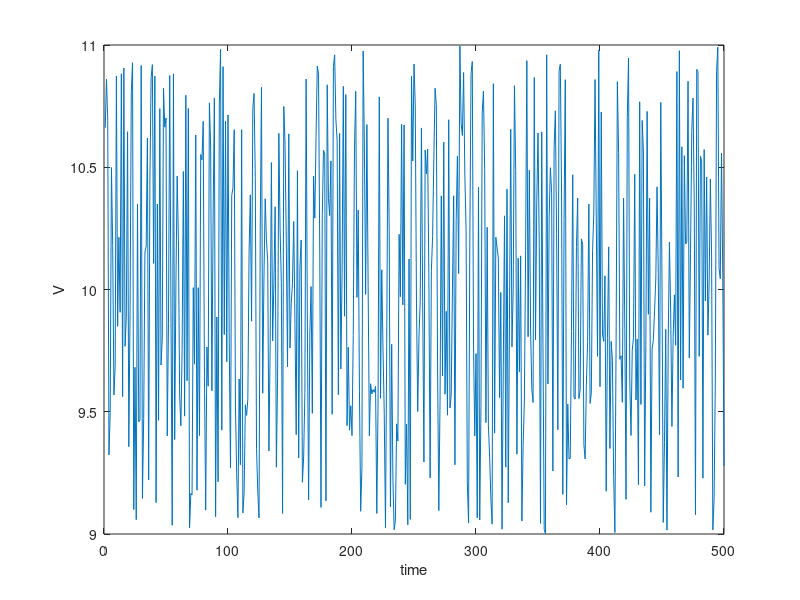
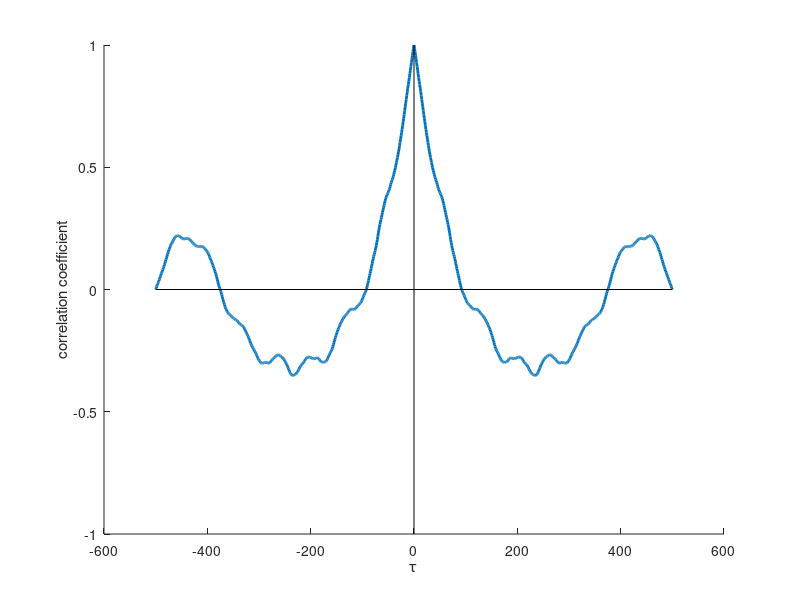
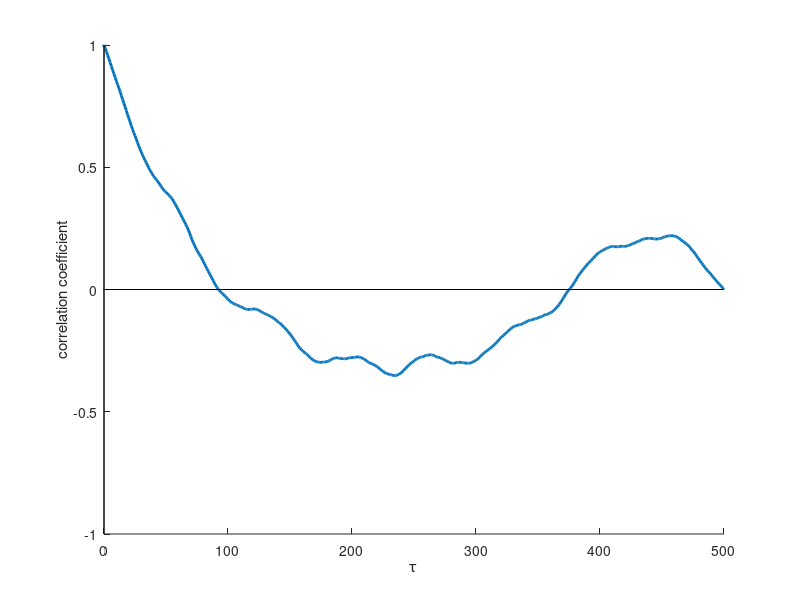

MATLAB code for these plots, in order:
clear all, clc, close all

%# random signal
B=(2*rand(1,500))+9;

%y1 = cumsum(rand(500,1));
y1 = cumsum((2*rand(1,500)) + 9);

%# autocorrelation
%maxlag = length(y1);   %# set a max lag value here
maxlag=500;
[c,lags] = xcorr(detrend(y1), maxlag, 'coeff');

m=detrend(y1);

%[d,lags] = corrcoef(detrend(y1), maxlag, 'biased');

figure(1)
plot(B)
xlabel('time'), ylabel('V')

figure(2)
%# plot
hold on
plot(lags,c,'LineWidth',2), xlabel('\tau'), ylabel('correlation coefficient')
plot([-500 500],[0 0],'k');
plot([0 0],[-1 1],'k');
%axis([0 500 -1 1]);

figure(3)
%# plot
hold on
plot(lags,c,'LineWidth',2), xlabel('\tau'), ylabel('correlation coefficient')
plot([-500 500],[0 0],'k');
plot([0 0],[-1 1],'k');
axis([0 500 -1 1]);

%figure(2)
%plot(B)
% xlabel('time'), ylabel('V')

%figure(3)
%plot(m)